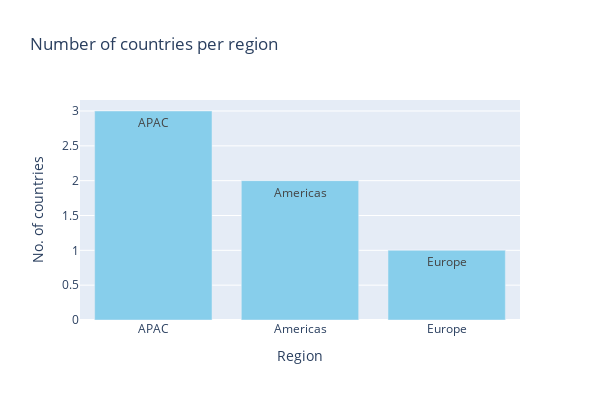

Notebook code for this chart:
### Code cell
import plotly.express as px

fig = px.bar(country_counts,
             x="Region",
             y="Country",
             title="Number of countries per region",
             text="Region",
             color_discrete_sequence=["skyblue"]
            )

fig.update_layout(yaxis_title="No. of countries",
                  xaxis_title="Region",
                  width=600,
                  height=400
                 )
#fig.show()

### Figure 1 — Plotly figure (JSON) as saved in the notebook; plotly's stock layout.template omitted (floating-point values rounded to 4 significant figures)
{"data": [{"hovertemplate": "Region=%{text}<br>Country=%{y}<extra></extra>", "legendgroup": "", "marker": {"color": "skyblue", "pattern": {"shape": ""}}, "name": "", "orientation": "v", "showlegend": false, "text": ["APAC", "Americas", "Europe"], "textposition": "auto", "type": "bar", "x": ["APAC", "Americas", "Europe"], "xaxis": "x", "y": [3, 2, 1], "yaxis": "y"}], "layout": {"barmode": "relative", "height": 400, "legend": {"tracegroupgap": 0}, "title": {"text": "Number of countries per region"}, "width": 600, "xaxis": {"anchor": "y", "autorange": true, "domain": [0, 1], "range": [-0.5, 2.5], "title": {"text": "Region"}, "type": "category"}, "yaxis": {"anchor": "x", "autorange": true, "domain": [0, 1], "range": [0, 3.158], "title": {"text": "No. of countries"}, "type": "linear"}}}
